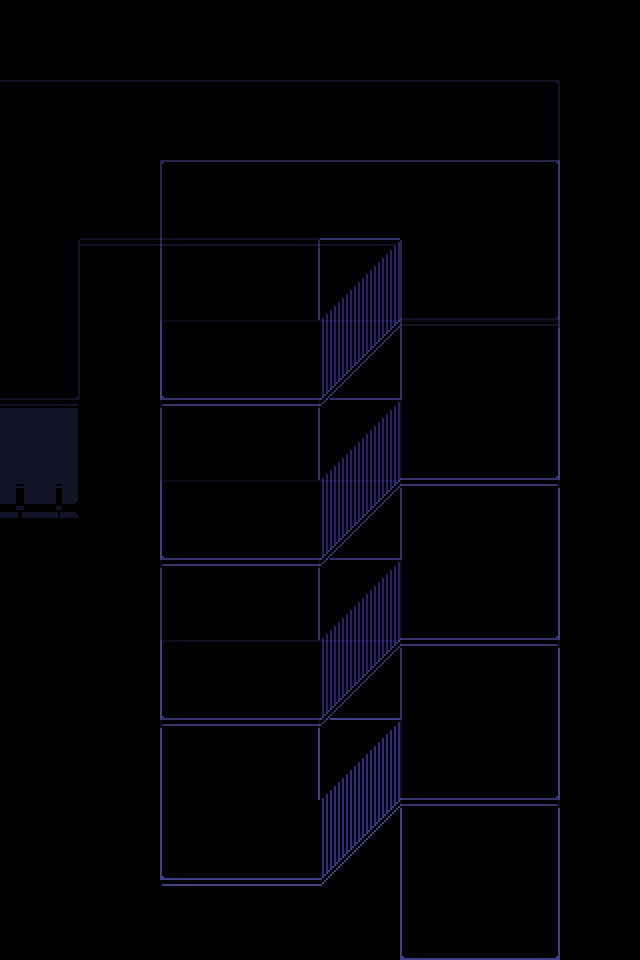

Rendered tile map (Tiled .tmx) drawn with the repository's tilesets; below, a short description and the map source with its tile grids summarised:
An orthogonal 16x24 tile map with 40x40 px tiles, 5 tile layers (B5, B4, B3, LowerFloor, ...) and 68 objects (47x floor, 9x floor_switcher, 5x counter, spawn, npc).

<map version="1.10" tiledversion="1.10.2" orientation="orthogonal" renderorder="right-down" width="16" height="24" tilewidth="40" tileheight="40" infinite="0" nextlayerid="27" nextobjectid="222">
 <editorsettings>
  <export target="floored.lua" format="lua" />
 </editorsettings>
 <properties>
  <property name="music" value="castle-town" />
 </properties>
 <tileset firstgid="1" source="../tilesets/castle.tsx" />
 <layer id="11" name="B5" width="16" height="24" offsetx="0" offsety="480">
  <data>[384 cells, 76 non-empty, 16 distinct tile ids]</data>
 </layer>
 <objectgroup color="#ff00ff" id="17" name="objects_B5">
  <object id="82" name="floor" x="160" y="880" width="160" height="20">
   <properties>
    <property name="floor" value="5" />
   </properties>
  </object>
  <object id="83" name="floor" x="120" y="640" width="40" height="240">
   <properties>
    <property name="floor" value="5" />
   </properties>
  </object>
  <object id="84" name="floor" x="160" y="600" width="400" height="40">
   <properties>
    <property name="floor" value="5" />
   </properties>
  </object>
  <object id="85" name="floor" x="400" y="960" width="160" height="40">
   <properties>
    <property name="floor" value="5" />
   </properties>
  </object>
  <object id="86" name="floor" x="390" y="720" width="10" height="240">
   <properties>
    <property name="floor" value="5" />
   </properties>
  </object>
  <object id="185" name="floor" x="320" y="720" width="80" height="10">
   <properties>
    <property name="floor" value="5" />
   </properties>
  </object>
  <object id="186" name="floor" x="320" y="730" width="10" height="60">
   <properties>
    <property name="floor" value="5" />
   </properties>
  </object>
  <object id="187" name="floor" x="400" y="720" width="106.067" height="7.07107" rotation="135">
   <properties>
    <property name="floor" value="5" />
   </properties>
  </object>
  <object id="188" name="floor" x="405" y="805" width="113.137" height="7.07107" rotation="135">
   <properties>
    <property name="floor" value="5" />
   </properties>
  </object>
 </objectgroup>
 <layer id="10" name="B4" width="16" height="24" opacity="0.8" offsetx="0" offsety="320">
  <data>[384 cells, 76 non-empty, 16 distinct tile ids]</data>
 </layer>
 <objectgroup color="#ff00ff" id="16" name="objects_B4">
  <object id="73" name="floor" x="160" y="720" width="160" height="20">
   <properties>
    <property name="floor" value="4" />
   </properties>
  </object>
  <object id="74" name="floor" x="120" y="480" width="40" height="240">
   <properties>
    <property name="floor" value="4" />
   </properties>
  </object>
  <object id="75" name="floor" x="160" y="440" width="400" height="40">
   <properties>
    <property name="floor" value="4" />
   </properties>
  </object>
  <object id="76" name="floor" x="400" y="800" width="160" height="40">
   <properties>
    <property name="floor" value="4" />
   </properties>
  </object>
  <object id="77" name="floor" x="390" y="560" width="10" height="160">
   <properties>
    <property name="floor" value="4" />
   </properties>
  </object>
  <object id="181" name="floor" x="320" y="560" width="80" height="10">
   <properties>
    <property name="floor" value="4" />
   </properties>
  </object>
  <object id="182" name="floor" x="320" y="570" width="10" height="60">
   <properties>
    <property name="floor" value="4" />
   </properties>
  </object>
  <object id="183" name="floor" x="400" y="560" width="106.066" height="7.07107" rotation="135">
   <properties>
    <property name="floor" value="4" />
   </properties>
  </object>
  <object id="184" name="floor" x="405" y="645" width="113.137" height="7.07107" rotation="135">
   <properties>
    <property name="floor" value="4" />
   </properties>
  </object>
  <object id="199" name="floor" x="400" y="720" width="106.066" height="7.07107" rotation="135">
   <properties>
    <property name="floor" value="4" />
   </properties>
  </object>
  <object id="200" name="floor" x="405" y="805" width="113.137" height="7.07107" rotation="135">
   <properties>
    <property name="floor" value="4" />
   </properties>
  </object>
 </objectgroup>
 <layer id="8" name="B3" width="16" height="24" opacity="0.8" offsetx="0" offsety="160">
  <data>[384 cells, 76 non-empty, 16 distinct tile ids]</data>
 </layer>
 <objectgroup color="#ff00ff" id="15" name="objects_B3">
  <object id="105" name="floor" x="160" y="560" width="160" height="20">
   <properties>
    <property name="floor" value="3" />
   </properties>
  </object>
  <object id="106" name="floor" x="120" y="320" width="40" height="240">
   <properties>
    <property name="floor" value="3" />
   </properties>
  </object>
  <object id="107" name="floor" x="160" y="280" width="400" height="40">
   <properties>
    <property name="floor" value="3" />
   </properties>
  </object>
  <object id="108" name="floor" x="400" y="640" width="160" height="40">
   <properties>
    <property name="floor" value="3" />
   </properties>
  </object>
  <object id="109" name="floor" x="390" y="400" width="10" height="160">
   <properties>
    <property name="floor" value="3" />
   </properties>
  </object>
  <object id="177" name="floor" x="400" y="400.667" width="105.595" height="8.01388" rotation="135">
   <properties>
    <property name="floor" value="3" />
   </properties>
  </object>
  <object id="178" name="floor" x="405" y="485" width="120.208" height="7.07107" rotation="135">
   <properties>
    <property name="floor" value="3" />
   </properties>
  </object>
  <object id="179" name="floor" x="320" y="400" width="80" height="10">
   <properties>
    <property name="floor" value="3" />
   </properties>
  </object>
  <object id="180" name="floor" x="320" y="410" width="10" height="60">
   <properties>
    <property name="floor" value="3" />
   </properties>
  </object>
  <object id="191" name="floor" x="400" y="560" width="106.066" height="7.07107" rotation="135">
   <properties>
    <property name="floor" value="3" />
   </properties>
  </object>
  <object id="192" name="floor" x="405" y="645" width="113.137" height="7.07107" rotation="135">
   <properties>
    <property name="floor" value="3" />
   </properties>
  </object>
 </objectgroup>
 <layer id="3" name="LowerFloor" width="16" height="24" opacity="0.8">
  <data>[384 cells, 76 non-empty, 16 distinct tile ids]</data>
 </layer>
 <objectgroup color="#ff00ff" id="12" name="objects_2">
  <object id="21" name="floor" x="160" y="400" width="160" height="20">
   <properties>
    <property name="floor" value="2" />
   </properties>
  </object>
  <object id="26" name="floor" x="120" y="160" width="40" height="80">
   <properties>
    <property name="floor" value="2" />
   </properties>
  </object>
  <object id="27" name="floor" x="160" y="120" width="400" height="40">
   <properties>
    <property name="floor" value="2" />
   </properties>
  </object>
  <object id="28" name="floor" x="400" y="480" width="160" height="40">
   <properties>
    <property name="floor" value="2" />
   </properties>
  </object>
  </objectgroup>
 <layer id="1" name="UpperFloor" width="16" height="24" opacity="0.3">
  <data>[384 cells, 90 non-empty, 15 distinct tile ids]</data>
 </layer>
 <objectgroup color="#5500ff" id="4" name="markers">
  <!-- 26 objects omitted --></objectgroup>
 <objectgroup color="#ff007f" id="18" name="objects_switcher">
  <!-- 25 objects omitted --></objectgroup>
 <objectgroup color="#ff0000" id="26" name="objects_counters">
  <!-- 16 objects omitted --></objectgroup>
 <objectgroup color="#ff00ff" id="5" name="objects">
  <!-- 11 objects omitted --></objectgroup>
 <objectgroup color="#0000ff" id="6" name="collision">
  <!-- 5 objects omitted --></objectgroup>
</map>
<!-- 33 of 68 objects omitted -->